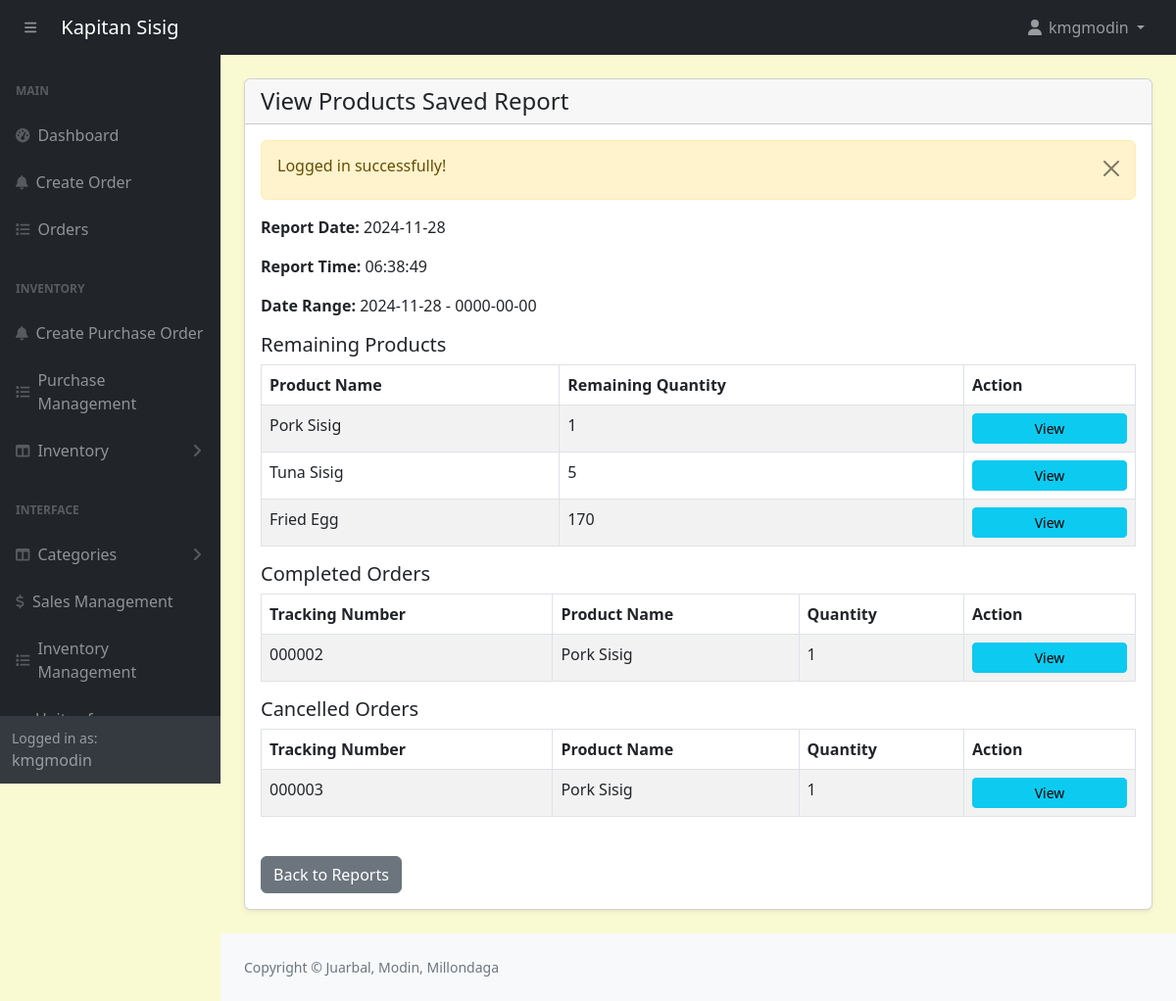
Page /admin/view-products-report.php?id=28 (signed in) on the committed database.
### tables this page shows
CREATE TABLE `saved_products_reports` (
  `id` int(11) NOT NULL,
  `report_date` date NOT NULL,
  `report_time` time NOT NULL,
  `report_type` enum('products','ingredients') NOT NULL,
  `report_data` text NOT NULL,
  `created_at` timestamp NOT NULL DEFAULT current_timestamp(),
  `start_date` date DEFAULT NULL,
  `end_date` date DEFAULT NULL
);

### admin/view-products-report.php (the view, shortened to what this page needs)
<?php include('includes/header.php'); ?>
<div class="container-fluid px-4 pb-4">
    <div class="card mt-4 shadow-sm">
        <div class="card-header">
            <h4 class="mb-0">View Products Saved Report</h4>
        </div>
        <div class="card-body">
            <?php
                if (isset($_GET['id'])) {
                    $reportId = $_GET['id'];
                    $query = "SELECT * FROM saved_products_reports WHERE id = '$reportId'";
                    $result = mysqli_query($conn, $query);
                    if (mysqli_num_rows($result) > 0) {
                        $report = mysqli_fetch_assoc($result);
                        $reportData = json_decode($report['report_data'], true);
                        $reportDate = $report['report_date'];
                        $reportTime = $report['report_time'];
                        $startDate = $report['start_date'];
                        $endDate = $report['end_date'];
                        $completedOrders = $reportData['completed_orders'];
                        $cancelledOrders = $reportData['cancelled_orders'];
                        $remainingProducts = $reportData['remaining_products'];
                    } else {
                        echo "<div class='alert alert-danger'>Report not found.</div>";
                        exit;
                    }
                } else {
                    echo "<div class='alert alert-danger'>No report ID provided.</div>";
                    exit;
                }
                $showRemainingProducts = true;
                if ($startDate && $endDate) {
                    $showRemainingProducts = false;
                }
                $todayDate = date('Y-m-d');
                if ($startDate == $todayDate || $endDate == $todayDate || ($startDate && !$endDate)) {
                    $showRemainingProducts = true;
                }
            ?>
            <div class="mb-3">
                <p><strong>Report Date:</strong> <?= $reportDate; ?></p>
                <p><strong>Report Time:</strong> <?= $reportTime; ?></p>
                <?php if ($startDate && $endDate): ?>
                    <p><strong>Date Range:</strong> <?= $startDate; ?> - <?= $endDate; ?></p>
                <?php elseif ($startDate): ?>
                    <p><strong>Date:</strong> <?= $startDate; ?></p>
                <?php else: ?>
                    <p><strong>Date:</strong> N/A</p>
                <?php endif; ?>
            </div>
            <?php if ($showRemainingProducts && !empty($remainingProducts)): ?>
                <h5>Remaining Products</h5>
                <table class="table table-striped table-bordered">
                    <thead>
                        <tr>
                            <th>Product Name</th>
                            <th>Remaining Quantity</th>
                            <th style="width: 175px;">Action</th>
                        </tr>
                    </thead>
                    <tbody>
                        <?php foreach ($remainingProducts as $product): ?>
                            <tr>
                                <td><?= $product['productname']; ?></td>
                                <td><?= $product['quantity']; ?></td>
                                <td><a href="orders-view.php?product=<?= $product['productname']; ?>" class="btn btn-info btn-sm w-100">View</a></td>
                            </tr>
                        <?php endforeach; ?>
                    </tbody>
                </table>
            <?php elseif (!$showRemainingProducts): ?>
                <p></p>
            <?php else: ?>
                <p></p>
            <?php endif; ?>
            <?php if (!empty($completedOrders)): ?>
                <h5>Completed Orders</h5>
                <table class="table table-striped table-bordered">
                    <thead>
                        <tr>
                            <th>Tracking Number</th>
                            <th>Product Name</th>
                            <th>Quantity</th>
                            <th style="width: 175px;">Action</th>
                        </tr>
                    </thead>
                    <tbody>
                        <?php foreach ($completedOrders as $order): ?>
                            <tr>
                                <td><?= $order['tracking_no']; ?></td>
                                <td><?= $order['productname']; ?></td>
                                <td><?= $order['quantity']; ?></td>
                                <td><a href="orders-view.php?track=<?= $order['tracking_no']; ?>" class="btn btn-info btn-sm w-100">View</a></td>
                            </tr>
                        <?php endforeach; ?>
                    </tbody>
                </table>
            <?php else: ?>
                <p>No completed orders in this report.</p>
            <?php endif; ?>
            <?php if (!empty($cancelledOrders)): ?>
                <h5>Cancelled Orders</h5>
                <table class="table table-striped table-bordered">
                    <thead>
                        <tr>
                            <th>Tracking Number</th>
                            <th>Product Name</th>
                            <th>Quantity</th>
                            <th style="width: 175px;">Action</th>
                        </tr>
                    </thead>
                    <tbody>
                        <?php foreach ($cancelledOrders as $order): ?>
                            <tr>
                                <td><?= $order['tracking_no']; ?></td>
                                <td><?= $order['productname']; ?></td>
                                <td><?= $order['quantity']; ?></td>
                                <td><a href="orders-view.php?track=<?= $order['tracking_no']; ?>" class="btn btn-info btn-sm w-100">View</a></td>
                            </tr>
                        <?php endforeach; ?>
                    </tbody>
                </table>
            <?php else: ?>
                <p>No cancelled orders in this report.</p>
            <?php endif; ?>
            <a href="inventory-management-view.php" class="btn btn-secondary mt-4">Back to Reports</a>
        </div>
    </div>
</div>
<?php include('includes/footer.php'); ?>

### admin/assets/css/custom.css (style rules this page uses)
body { margin: 0; font-family: system-ui, -apple-system, "Segoe UI", Roboto, "Helvetica Neue", "Noto Sans", "Liberation Sans", Arial, sans-serif; font-size: 1rem; font-weight: 400; line-height: 1.5; color: #212529; text-align: left; background-color: #FAFAD2; -webkit-text-size-adjust: 100%; -webkit-tap-highlight-color: rgba(0, 0, 0, 0); }

### rows in the picture
saved_products_reports: report_date "2024-11-28", report_time "06:38:49", start_date "2024-11-28", end_date "0000-00-00"

### other values in the picture
$_SESSION['loggedInUser']['username'] "kmgmodin"
$_SESSION['message'] "Logged in successfully!"
$product['productname'] "Pork Sisig"
$product['quantity'] "1"
$product['productname'] "Tuna Sisig"
$product['quantity'] "5"
$product['productname'] "Fried Egg"
$product['quantity'] "170"
$order['tracking_no'] "000002"
$order['productname'] "Pork Sisig"
$order['quantity'] "1"
$order['tracking_no'] "000003"
